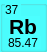
   <widget class="QGroupBox" name="groupBox_12">
    <property name="geometry">
     <rect>
      <x>2</x>
      <y>207</y>
      <width>47</width>
      <height>52</height>
     </rect>
    </property>
    <property name="autoFillBackground">
     <bool>false</bool>
    </property>
    <property name="styleSheet">
     <string notr="true">background-color: rgb(76, 255, 255);</string>
    </property>
    <property name="title">
     <string/>
    </property>
    <property name="flat">
     <bool>false</bool>
    </property>
    <widget class="QLabel" name="label_51">
     <property name="geometry">
      <rect>
       <x>5</x>
       <y>2</y>
       <width>16</width>
       <height>16</height>
      </rect>
     </property>
     <property name="text">
      <string>37</string>
     </property>
    </widget>
    <widget class="QLabel" name="label_52">
     <property name="geometry">
      <rect>
       <x>8</x>
       <y>36</y>
       <width>33</width>
       <height>13</height>
      </rect>
     </property>
     <property name="text">
      <string>85.47</string>
     </property>
    </widget>
    <widget class="QLabel" name="label_53">
     <property name="geometry">
      <rect>
       <x>9</x>
       <y>16</y>
       <width>31</width>
       <height>21</height>
      </rect>
     </property>
     <property name="font">
      <font>
       <pointsize>16</pointsize>
       <weight>75</weight>
       <bold>true</bold>
      </font>
     </property>
     <property name="text">
      <string>Rb</string>
     </property>
    </widget>
   </widget>
